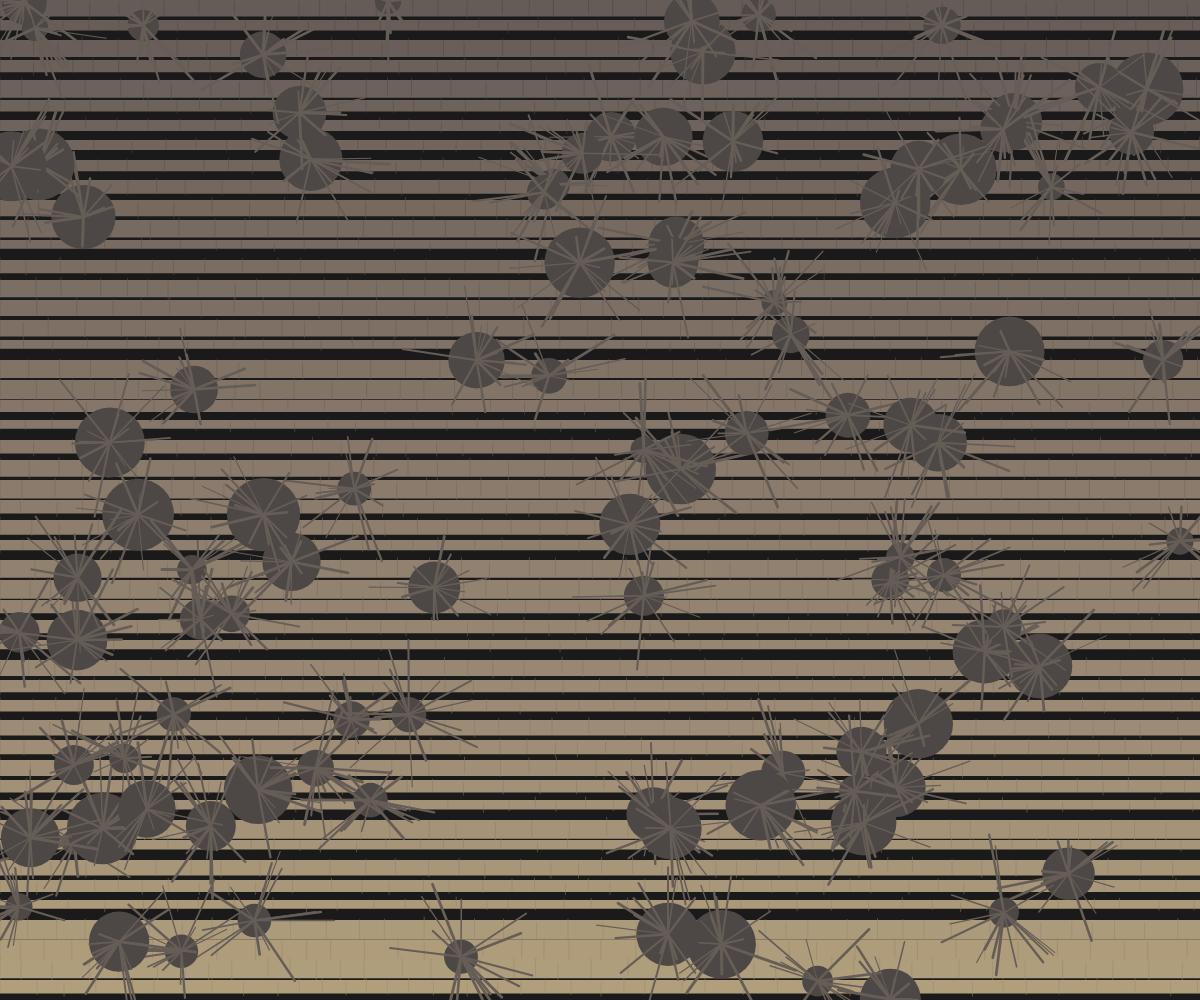
Frame 1 (no input)
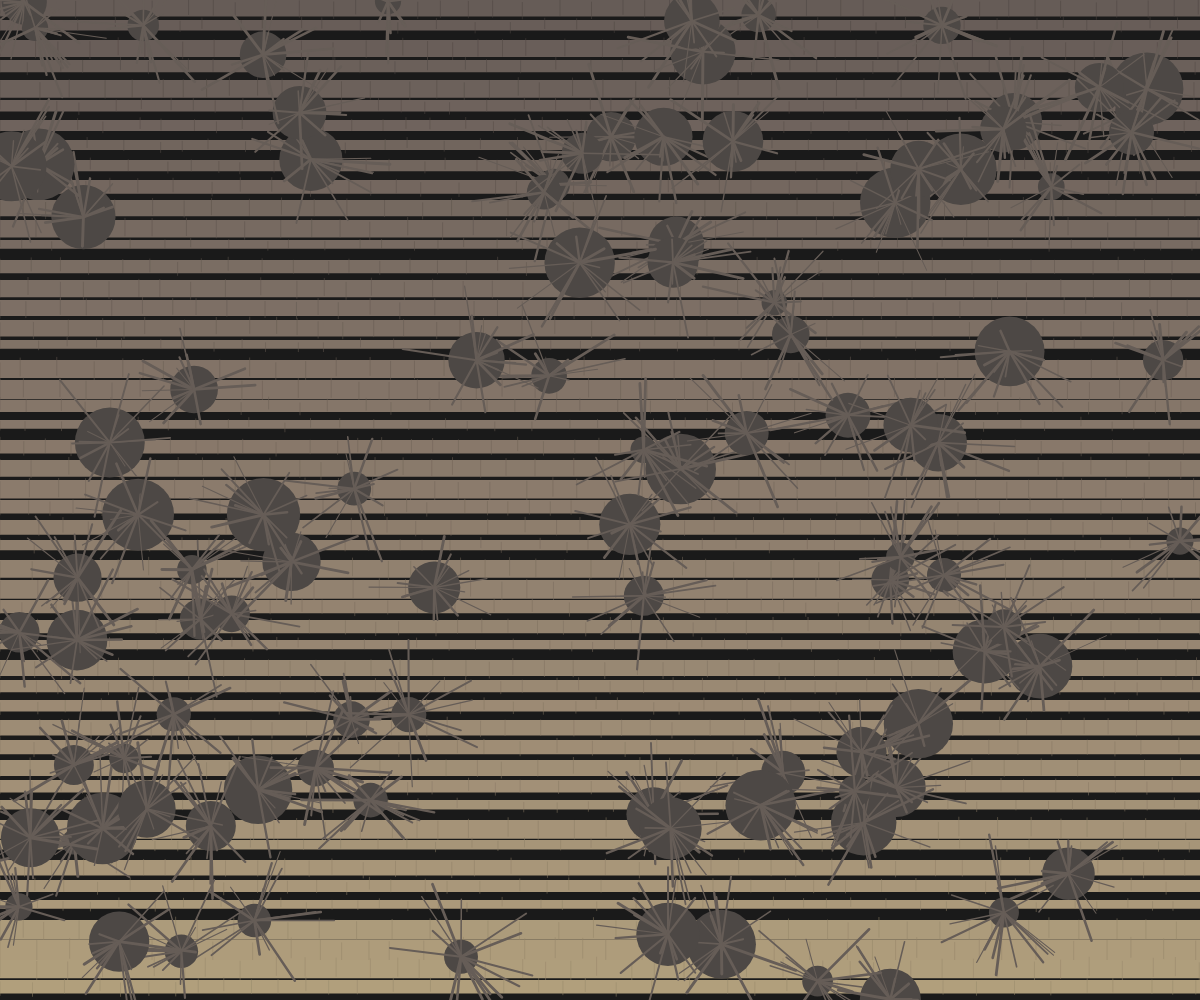
Frame 2 (the mouse pressed at the canvas centre, redrawn once)

The p5.js sketch that drew these frames (run headless with seeded random() and noise() and a simulated clock; the mouse was pressed at the canvas centre and the sketch redrawn once):

// p5.js sketch
// ── sketch.js
let layers = [];
let rootSystems = [];
let numLayers = 50;
let numRootsPerSystem = 15;
let totalRoots = 0;

function setup() {
  createCanvas(windowWidth, windowHeight);
  colorMode(HSB, 360, 100, 100, 1);
  noStroke();
  
  // Create geological layers
  for (let i = 0; i < numLayers; i++) {
    let y = map(i, 0, numLayers, 0, height);
    let hue = map(i, 0, numLayers, 20, 40); // Earth tones
    let saturation = map(i, 0, numLayers, 15, 30);
    let brightness = map(i, 0, numLayers, 40, 70);
    
    layers.push({
      y: y,
      hue: hue,
      saturation: saturation,
      brightness: brightness,
      thickness: random(8, 20)
    });
  }
  
  // Create fossilized root systems
  for (let i = 0; i < 100; i++) {
    let x = random(width);
    let y = random(height);
    let size = random(50, 150);
    
    let roots = [];
    for (let j = 0; j < numRootsPerSystem; j++) {
      let angle = random(TWO_PI);
      let length = random(20, 80);
      let rootWidth = random(1, 3);
      
      roots.push({
        angle: angle,
        length: length,
        width: rootWidth
      });
    }
    
    rootSystems.push({
      x: x,
      y: y,
      size: size,
      roots: roots
    });
    
    totalRoots += numRootsPerSystem;
  }
}

function draw() {
  background(0, 0, 10, 1);
  
  // Draw geological layers
  for (let layer of layers) {
    fill(layer.hue, layer.saturation, layer.brightness, 1);
    noStroke();
    rect(0, layer.y, width, layer.thickness);
    
    // Add some corrugation to simulate cardboard texture
    stroke(layer.hue, layer.saturation, layer.brightness - 10, 1);
    strokeWeight(0.5);
    for (let x = 0; x < width; x += random(20, 40)) {
      let y = layer.y + random(-3, 3);
      line(x, y, x, y + layer.thickness);
    }
  }
  
  // Draw root systems
  for (let system of rootSystems) {
    // Draw main root cluster
    fill(25, 10, 30, 1); // Dark brown for root base
    noStroke();
    ellipse(system.x, system.y, system.size * 0.5, system.size * 0.5);
    
    // Draw individual roots
    for (let root of system.roots) {
      let endX = system.x + cos(root.angle) * root.length;
      let endY = system.y + sin(root.angle) * root.length;
      
      stroke(25, 15, 40, 1);
      strokeWeight(root.width);
      line(system.x, system.y, endX, endY);
    }
  }
  
  // Add some texture details
  stroke(0, 0, 0, 0.1);
  strokeWeight(0.2);
  for (let i = 0; i < 500; i++) {
    let x = random(width);
    let y = random(height);
    point(x, y);
  }
  
  noLoop(); // Static scene
}

function windowResized() {
  resizeCanvas(windowWidth, windowHeight);
}
